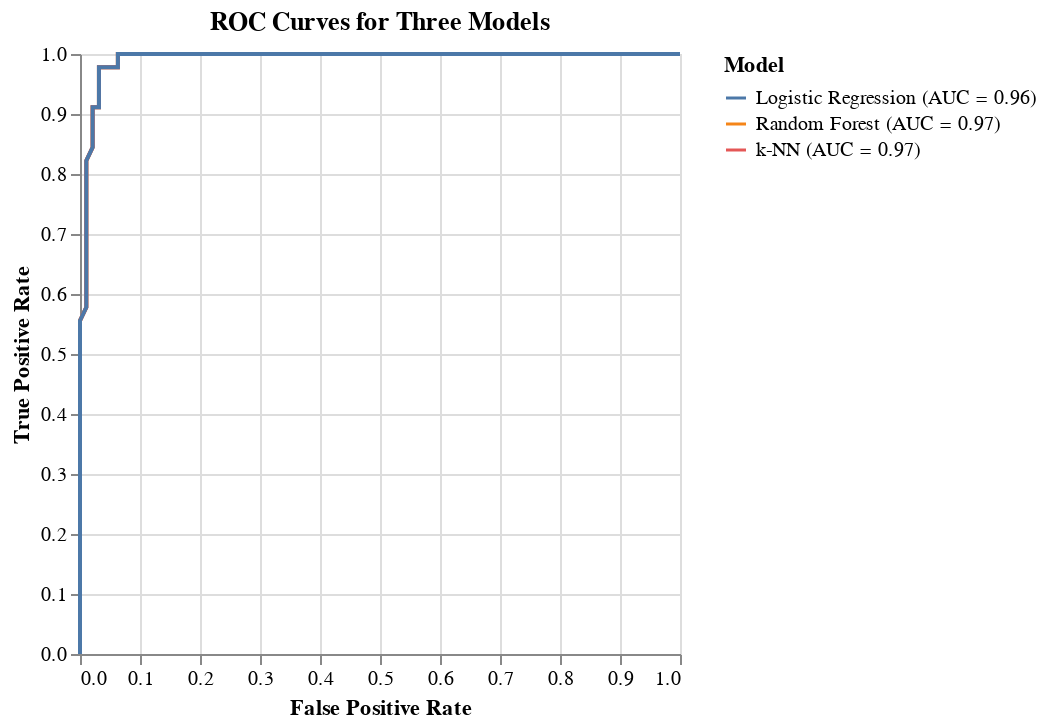

The notebook cell saved with this chart:
### Code cell
# Create a DataFrame for ROC curves
roc_df1 = pd.DataFrame({
    'False Positive Rate': rfc_fpr1,
    'True Positive Rate': rfc_tpr1,
    'Model': f'Random Forest (AUC = {rfc_roc_auc:.2f})'
})

roc_df2 = pd.DataFrame({
    'False Positive Rate': knn_fpr1,
    'True Positive Rate': knn_tpr1,
    'Model': f'k-NN (AUC = {knn_roc_auc:.2f})'
})

roc_df3 = pd.DataFrame({
    'False Positive Rate': lr_fpr1,
    'True Positive Rate': lr_tpr1,
    'Model': f'Logistic Regression (AUC = {lr_roc_auc:.2f})'
})

# Combine DataFrames
roc_df = pd.concat([roc_df1, roc_df2, roc_df3])

# Create a line chart for ROC curves
roc_chart = alt.Chart(roc_df).mark_line().encode(
    x='False Positive Rate',
    y='True Positive Rate',
    color='Model',
    tooltip=['Model', 'False Positive Rate', 'True Positive Rate']
).properties(
    title='ROC Curves for Three Models'
)

roc_chart.display()

### Figure 1 — Vega-Lite specification as saved in the notebook (floating-point values rounded to 4 significant figures)
{"config": {"view": {"continuousWidth": 300, "continuousHeight": 300}}, "data": {"name": "data-12709f7d4f28eee0b5f32c8498e96895"}, "mark": {"type": "line"}, "encoding": {"color": {"field": "Model", "type": "nominal"}, "tooltip": [{"field": "Model", "type": "nominal"}, {"field": "False Positive Rate", "type": "quantitative"}, {"field": "True Positive Rate", "type": "quantitative"}], "x": {"field": "False Positive Rate", "type": "quantitative"}, "y": {"field": "True Positive Rate", "type": "quantitative"}}, "title": "ROC Curves for Three Models", "$schema": "https://vega.github.io/schema/vega-lite/v5.17.0.json", "datasets": {"data-12709f7d4f28eee0b5f32c8498e96895": [{"False Positive Rate": 0.0, "True Positive Rate": 0.0, "Model": "Random Forest (AUC = 0.97)"}, {"False Positive Rate": 0.0, "True Positive Rate": 0.3778, "Model": "Random Forest (AUC = 0.97)"}, {"False Positive Rate": 0.0, "True Positive Rate": 0.4444, "Model": "Random Forest (AUC = 0.97)"}, {"False Positive Rate": 0.0, "True Positive Rate": 0.4889, "Model": "Random Forest (AUC = 0.97)"}, {"False Positive Rate": 0.0, "True Positive Rate": 0.5556, "Model": "Random Forest (AUC = 0.97)"}, {"False Positive Rate": 0.01053, "True Positive Rate": 0.5778, "Model": "Random Forest (AUC = 0.97)"}, {"False Positive Rate": 0.01053, "True Positive Rate": 0.6222, "Model": "Random Forest (AUC = 0.97)"}, {"False Positive Rate": 0.01053, "True Positive Rate": 0.6889, "Model": "Random Forest (AUC = 0.97)"}, {"False Positive Rate": 0.01053, "True Positive Rate": 0.8222, "Model": "Random Forest (AUC = 0.97)"}, {"False Positive Rate": 0.02105, "True Positive Rate": 0.8444, "Model": "Random Forest (AUC = 0.97)"}, {"False Positive Rate": 0.02105, "True Positive Rate": 0.9111, "Model": "Random Forest (AUC = 0.97)"}, {"False Positive Rate": 0.03158, "True Positive Rate": 0.9111, "Model": "Random Forest (AUC = 0.97)"}, {"False Positive Rate": 0.03158, "True Positive Rate": 0.9778, "Model": "Random Forest (AUC = 0.97)"}, {"False Positive Rate": 0.06316, "True Positive Rate": 0.9778, "Model": "Random Forest (AUC = 0.97)"}, {"False Positive Rate": 0.06316, "True Positive Rate": 1.0, "Model": "Random Forest (AUC = 0.97)"}, {"False Positive Rate": 0.1053, "True Positive Rate": 1.0, "Model": "Random Forest (AUC = 0.97)"}, {"False Positive Rate": 1.0, "True Positive Rate": 1.0, "Model": "Random Forest (AUC = 0.97)"}, {"False Positive Rate": 0.0, "True Positive Rate": 0.0, "Model": "k-NN (AUC = 0.97)"}, {"False Positive Rate": 0.0, "True Positive Rate": 0.3778, "Model": "k-NN (AUC = 0.97)"}, {"False Positive Rate": 0.0, "True Positive Rate": 0.4444, "Model": "k-NN (AUC = 0.97)"}, {"False Positive Rate": 0.0, "True Positive Rate": 0.4889, "Model": "k-NN (AUC = 0.97)"}, {"False Positive Rate": 0.0, "True Positive Rate": 0.5556, "Model": "k-NN (AUC = 0.97)"}, {"False Positive Rate": 0.01053, "True Positive Rate": 0.5778, "Model": "k-NN (AUC = 0.97)"}, {"False Positive Rate": 0.01053, "True Positive Rate": 0.6222, "Model": "k-NN (AUC = 0.97)"}, {"False Positive Rate": 0.01053, "True Positive Rate": 0.6889, "Model": "k-NN (AUC = 0.97)"}, {"False Positive Rate": 0.01053, "True Positive Rate": 0.8222, "Model": "k-NN (AUC = 0.97)"}, {"False Positive Rate": 0.02105, "True Positive Rate": 0.8444, "Model": "k-NN (AUC = 0.97)"}, {"False Positive Rate": 0.02105, "True Positive Rate": 0.9111, "Model": "k-NN (AUC = 0.97)"}, {"False Positive Rate": 0.03158, "True Positive Rate": 0.9111, "Model": "k-NN (AUC = 0.97)"}, {"False Positive Rate": 0.03158, "True Positive Rate": 0.9778, "Model": "k-NN (AUC = 0.97)"}, {"False Positive Rate": 0.06316, "True Positive Rate": 0.9778, "Model": "k-NN (AUC = 0.97)"}, {"False Positive Rate": 0.06316, "True Positive Rate": 1.0, "Model": "k-NN (AUC = 0.97)"}, {"False Positive Rate": 0.1053, "True Positive Rate": 1.0, "Model": "k-NN (AUC = 0.97)"}, {"False Positive Rate": 1.0, "True Positive Rate": 1.0, "Model": "k-NN (AUC = 0.97)"}, {"False Positive Rate": 0.0, "True Positive Rate": 0.0, "Model": "Logistic Regression (AUC = 0.96)"}, {"False Positive Rate": 0.0, "True Positive Rate": 0.3778, "Model": "Logistic Regression (AUC = 0.96)"}, {"False Positive Rate": 0.0, "True Positive Rate": 0.4444, "Model": "Logistic Regression (AUC = 0.96)"}, {"False Positive Rate": 0.0, "True Positive Rate": 0.4889, "Model": "Logistic Regression (AUC = 0.96)"}, {"False Positive Rate": 0.0, "True Positive Rate": 0.5556, "Model": "Logistic Regression (AUC = 0.96)"}, {"False Positive Rate": 0.01053, "True Positive Rate": 0.5778, "Model": "Logistic Regression (AUC = 0.96)"}, {"False Positive Rate": 0.01053, "True Positive Rate": 0.6222, "Model": "Logistic Regression (AUC = 0.96)"}, {"False Positive Rate": 0.01053, "True Positive Rate": 0.6889, "Model": "Logistic Regression (AUC = 0.96)"}, {"False Positive Rate": 0.01053, "True Positive Rate": 0.8222, "Model": "Logistic Regression (AUC = 0.96)"}, {"False Positive Rate": 0.02105, "True Positive Rate": 0.8444, "Model": "Logistic Regression (AUC = 0.96)"}, {"False Positive Rate": 0.02105, "True Positive Rate": 0.9111, "Model": "Logistic Regression (AUC = 0.96)"}, {"False Positive Rate": 0.03158, "True Positive Rate": 0.9111, "Model": "Logistic Regression (AUC = 0.96)"}, {"False Positive Rate": 0.03158, "True Positive Rate": 0.9778, "Model": "Logistic Regression (AUC = 0.96)"}, {"False Positive Rate": 0.06316, "True Positive Rate": 0.9778, "Model": "Logistic Regression (AUC = 0.96)"}, {"False Positive Rate": 0.06316, "True Positive Rate": 1.0, "Model": "Logistic Regression (AUC = 0.96)"}, {"False Positive Rate": 0.1053, "True Positive Rate": 1.0, "Model": "Logistic Regression (AUC = 0.96)"}, {"False Positive Rate": 1.0, "True Positive Rate": 1.0, "Model": "Logistic Regression (AUC = 0.96)"}]}}
